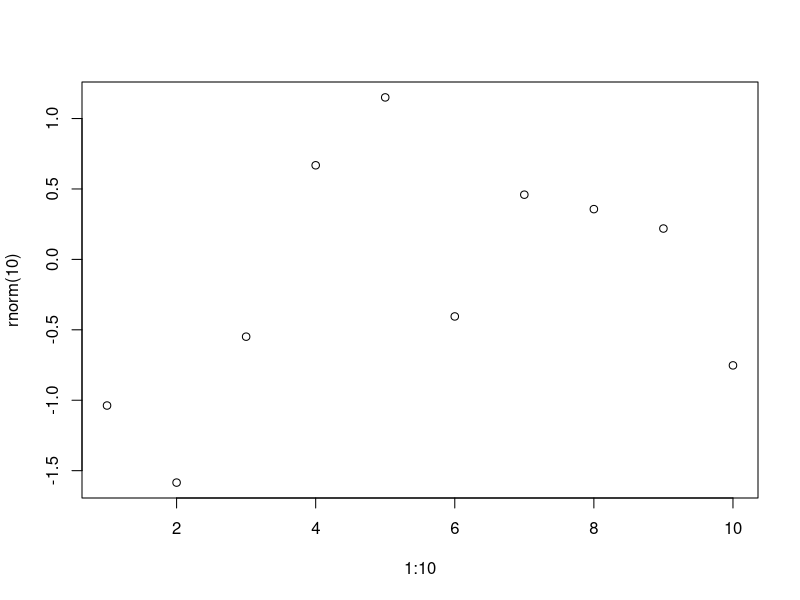
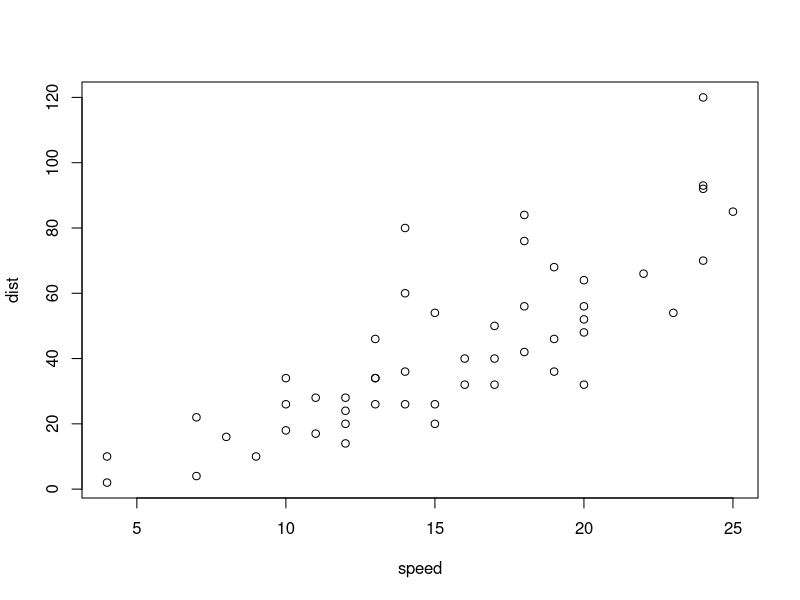
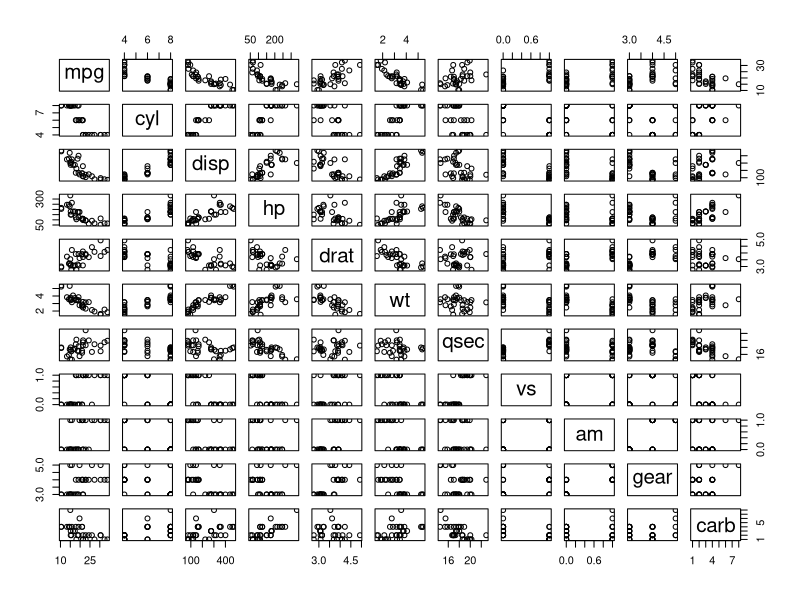
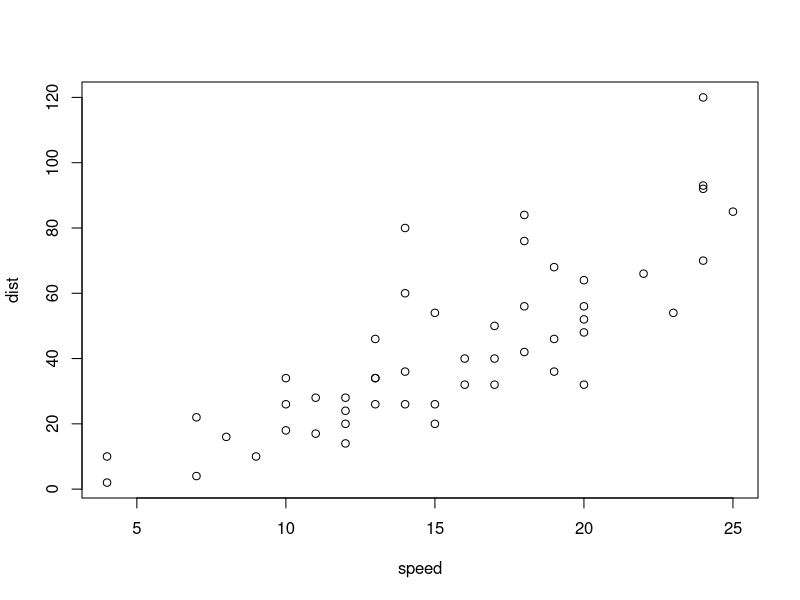
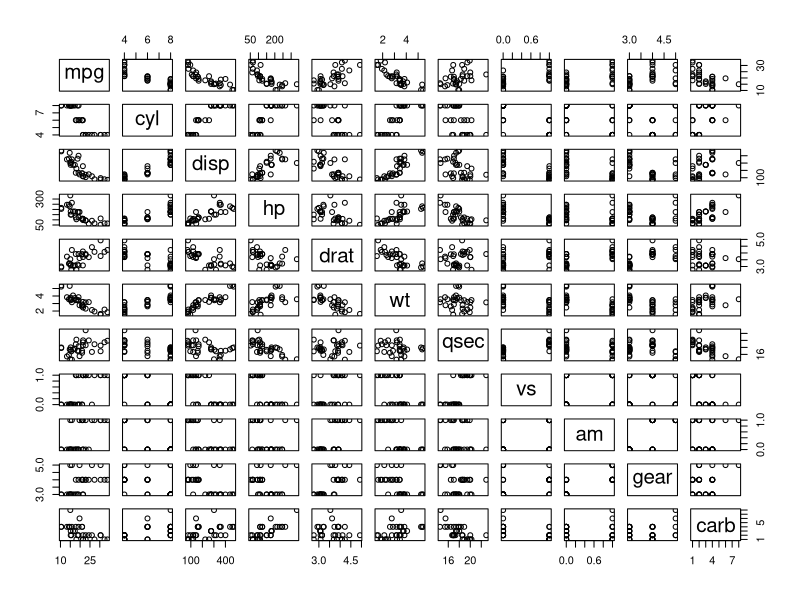
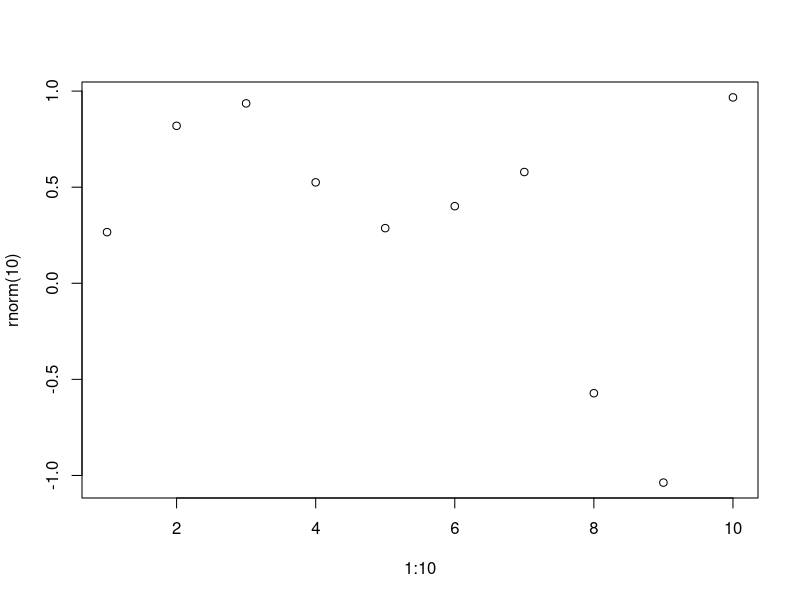

These figures' R source, in order:
## ---- chunk 1
#| fig-cap: Simple demo R plot
#| lightbox:
#|   group: r-graph
#|   description: This is 1 to 10 plot
plot(1:10, rnorm(10))
## ---- chunk 2
#| fig-cap: Plot about cars data
#| lightbox:
#|   group: r-graph
#|   description: We see our cars data above
plot(cars)
## ---- chunk 3
#| fig-cap:
#|   - Caption for first plot
#|   - Caption for second plot
#| lightbox:
#|   group: cars
#|   description:
#|     - This is the decription for first graph
#|     - This is the decription for second graph
plot(mtcars)
plot(cars)
## ---- chunk 4
#| fig-cap: mtcars
#| lightbox: false
plot(mtcars)
## ---- chunk 5
#| fig-cap: Simple demo R plot
#| lightbox:
#|   group: r-graph
#|   description: This is 1 to 10 plot
plot(1:10, rnorm(10))
